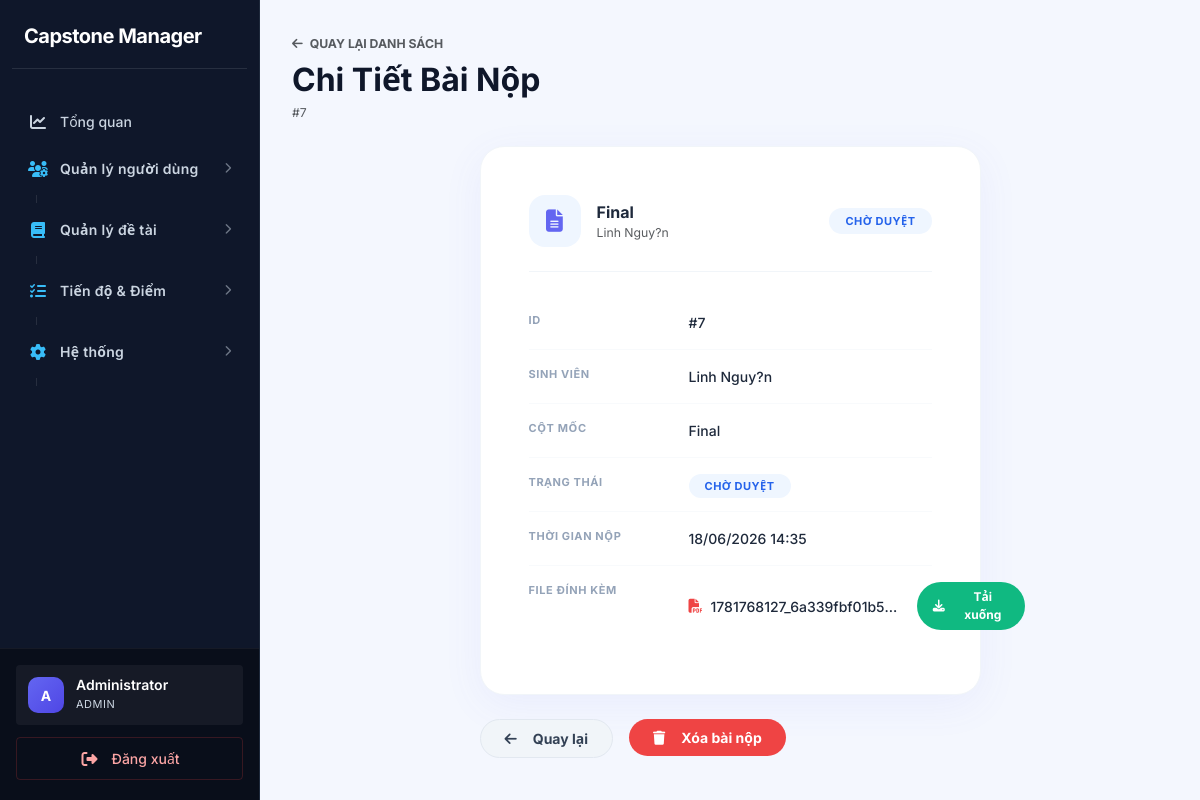
Page /index.php?page=submission-show&id=7 (signed in) on the committed database.
### tables this page shows
CREATE TABLE `submissions` (
  `id` int(11) NOT NULL,
  `student_id` int(11) DEFAULT NULL,
  `topic_id` int(11) DEFAULT NULL,
  `milestone_id` int(11) DEFAULT NULL,
  `file_path` varchar(255) DEFAULT NULL,
  `status` enum('submitted','reviewed','late','revision_required') DEFAULT 'submitted',
  `attempt` int(11) DEFAULT 1,
  `submitted_at` datetime DEFAULT NULL
);

CREATE TABLE `milestones` (
  `id` int(11) NOT NULL,
  `title` enum('proposal','midterm','final') DEFAULT NULL,
  `deadline` datetime DEFAULT NULL,
  `semester_id` int(11) DEFAULT NULL,
  `created_at` timestamp NOT NULL DEFAULT current_timestamp()
);

CREATE TABLE `students` (
  `id` int(11) NOT NULL,
  `user_id` int(11) DEFAULT NULL,
  `full_name` varchar(150) DEFAULT NULL,
  `faculty` varchar(100) DEFAULT NULL,
  `created_at` timestamp NOT NULL DEFAULT current_timestamp(),
  `student_code` varchar(50) DEFAULT NULL
);

### app/controllers/SubmissionController.php (called while the page is built, shortened)
<?php
class SubmissionController {
    private $submissionModel;
    public function __construct() {
        $this->submissionModel = new Submission();
    }
    public function show() {
        $id         = (int)($_GET['id'] ?? 0);
        $submission = $this->submissionModel->find($id);
        require '../app/views/submissions/show.php';
    }
}

### core/Database.php (called while the page is built)
<?php
class Database {
    private static $instance = null;
    private $conn;
    private $host = DB_HOST;
    private $dbname = DB_NAME;
    private $username = DB_USER;
    private $password = DB_PASS;
    private function __construct(){
        try{
            $this->conn = new PDO(
                "mysql:host={$this->host};dbname={$this->dbname};charset=utf8mb4",
                $this->username,
                $this->password
            );
            $this->conn->setAttribute(
                PDO::ATTR_ERRMODE,
                PDO::ERRMODE_EXCEPTION
            );
            $this->conn->setAttribute(
                PDO::ATTR_DEFAULT_FETCH_MODE,
                PDO::FETCH_ASSOC
            );
        }catch(PDOException $e){
            die("Database Error: " . $e->getMessage());
        }
    }
    public static function getInstance(){
        if(self::$instance == null){
            self::$instance = new Database();
        }
        return self::$instance;
    }
    public function getConnection(){
        return $this->conn;
    }
}

### app/models/Submission.php (called while the page is built, shortened)
<?php
class Submission {
    private $conn;
    public function __construct(){
        $this->conn = Database::getInstance()->getConnection();
    }
    public function find($id){
        $stmt = $this->conn->prepare(
            "SELECT submissions.*,
                    students.full_name AS student_name,
                    milestones.title   AS milestone_title
             FROM submissions
             JOIN students   ON students.id   = submissions.student_id
             JOIN milestones ON milestones.id  = submissions.milestone_id
             WHERE submissions.id = ?"
        );
        $stmt->execute([$id]);
        return $stmt->fetch(PDO::FETCH_ASSOC);
    }
}

### app/views/submissions/show.php (the view, shortened to what this page needs)
<?php require '../app/views/layouts/header.php'; ?>
<?php require '../app/views/layouts/sidebar.php'; ?>
<div class="main-content" style="padding: 32px; background: #f4f7fe; min-height: 100vh;">
    <div class="mb-4">
        <a href="index.php?page=submissions"
           class="text-decoration-none text-muted small fw-bold">
            <i class="fa-solid fa-arrow-left me-1"></i> QUAY LẠI DANH SÁCH
        </a>
        <h2 class="fw-bold mt-2 mb-0" style="color:#0f172a">Chi Tiết Bài Nộp</h2>
        <p class="text-muted small mt-1">#<?= $submission['id'] ?></p>
    </div>
    <div class="row justify-content-center">
        <div class="col-lg-7">
            <div class="detail-card p-5">
                <div class="d-flex align-items-center gap-3 mb-4 pb-4" style="border-bottom:1px solid #f1f5f9">
                    <div style="width:52px;height:52px;border-radius:16px;background:#eff6ff;color:#6366f1;display:flex;align-items:center;justify-content:center;font-size:1.4rem;flex-shrink:0">
                        <i class="fa-solid fa-file-lines"></i>
                    </div>
                    <div>
                        <div class="fw-bold" style="color:#1e293b;font-size:16px">
                            <?= htmlspecialchars(ucfirst($submission['milestone_title'] ?? 'Submission')) ?>
                        </div>
                        <div class="text-muted small">
                            <?= htmlspecialchars($submission['student_name'] ?? '—') ?>
                        </div>
                    </div>
                    <?php
                        $status = $submission['status'] ?? 'submitted';
                        $sc = match($status) {
                            'submitted' => 'status-submitted',
                            'reviewed'  => 'status-reviewed',
                            'rejected'  => 'status-rejected',
                            default     => '',
                        };
                        $sl = match($status) {
                            'submitted' => 'Chờ duyệt',
                            'reviewed'  => 'Đã duyệt',
                            'rejected'  => 'Từ chối',
                            default     => ucfirst($status),
                        };
                    ?>
                    <span class="status-pill <?= $sc ?> ms-auto"><?= $sl ?></span>
                </div>
                <div class="info-row">
                    <span class="info-label">ID</span>
                    <span class="info-value">#<?= $submission['id'] ?></span>
                </div>
                <div class="info-row">
                    <span class="info-label">Sinh viên</span>
                    <span class="info-value"><?= htmlspecialchars($submission['student_name'] ?? '—') ?></span>
                </div>
                <div class="info-row">
                    <span class="info-label">Cột mốc</span>
                    <span class="info-value"><?= htmlspecialchars(ucfirst($submission['milestone_title'] ?? '—')) ?></span>
                </div>
                <div class="info-row">
                    <span class="info-label">Trạng thái</span>
                    <span class="info-value">
                        <span class="status-pill <?= $sc ?>"><?= $sl ?></span>
                    </span>
                </div>
                <div class="info-row">
                    <span class="info-label">Thời gian nộp</span>
                    <span class="info-value">
                        <?= $submission['submitted_at']
                            ? date('d/m/Y H:i', strtotime($submission['submitted_at']))
                            : '—' ?>
                    </span>
                </div>
                <div class="info-row">
                    <span class="info-label">File đính kèm</span>
                    <span class="info-value">
                        <?php if (!empty($submission['file_path'])): ?>
                            <?php
                                $ext = strtolower(pathinfo($submission['file_path'], PATHINFO_EXTENSION));
                                $icon = match($ext) {
                                    'pdf'  => ['fa-file-pdf','#ef4444'],
                                    'doc','docx' => ['fa-file-word','#2563eb'],
                                    default => ['fa-file','#64748b'],
                                };
                            ?>
                            <div class="d-flex align-items-center gap-2">
                                <i class="fa-solid <?= $icon[0] ?>" style="color:<?= $icon[1] ?>"></i>
                                <span class="text-truncate" style="max-width:220px">
                                    <?= htmlspecialchars(basename($submission['file_path'])) ?>
                                </span>
                                <a href="assets/uploads/submissions/<?= htmlspecialchars($submission['file_path']) ?>"
                                   target="_blank"
                                   class="btn btn-sm rounded-pill px-3 fw-bold text-white ms-2"
                                   style="background:#10b981;border:none;font-size:12px">
                                    <i class="fa-solid fa-download me-1"></i>Tải xuống
                                </a>
                            </div>
                        <?php else: ?>
                            <span class="text-muted">Không có file</span>
                        <?php endif; ?>
                    </span>
                </div>
            </div>
            <div class="mt-4 d-flex gap-3">
                <a href="index.php?page=submissions"
                   class="btn btn-light rounded-pill px-4 fw-bold">
                    <i class="fa-solid fa-arrow-left me-2"></i>Quay lại
                </a>
                <?php if (in_array($_SESSION['user']['role'], ['admin','lecturer'])): ?>
                    <form action="index.php?page=submission-delete&id=<?= $submission['id'] ?>" method="POST" class="d-inline" onsubmit="return confirm('Bạn có chắc muốn xóa?');">
    <button type="submit" class="btn rounded-pill px-4 fw-bold text-white btn-delete border-0" style="background:#ef4444;border:none">
        <i class="fa-solid fa-trash me-2"></i>Xóa bài nộp
    </button>
</form>
                <?php endif; ?>
            </div>
        </div>
    </div>
</div>
<?php require '../app/views/layouts/footer.php'; ?>

### public/assets/css/style.css (style rules this page uses)
:root { --primary: #0f172a; --primary-hover: #1e293b; --secondary: #475569; --success: #059669; --success-light: #d1fae5; --warning: #d97706; --warning-light: #fef3c7; --danger: #dc2626; --danger-light: #fee2e2; --info: #0284c7; --info-light: #e0f2fe; --sidebar-bg: #0f172a; --sidebar-text: #cbd5e1; --sidebar-hover: #1e293b; --sidebar-w: 260px; --bg: #f8f9fa; --surface: #ffffff; --border: #cbd5e1; --border-light: #e2e8f0; --text: #0f172a; --text-muted: #475569; --text-faint: #94a3b8; --radius-sm: 4px; --radius-md: 6px; --radius-lg: 8px; --radius-xl: 8px; --radius-2xl: 12px; --shadow-sm: 0 1px 2px rgba(0, 0, 0, 0.05); --shadow-md: 0 4px 6px -1px rgba(0, 0, 0, 0.1), 0 2px 4px -1px rgba(0, 0, 0, 0.06); --shadow-lg: 0 10px 15px -3px rgba(0, 0, 0, 0.1), 0 4px 6px -2px rgba(0, 0, 0, 0.05); --shadow-hover: 0 10px 15px -3px rgba(0, 0, 0, 0.1); --font: 'Inter', system-ui, -apple-system, sans-serif; --transition: all 0.2s ease-in-out; }
*, *::before, *::after { box-sizing: border-box; margin: 0; padding: 0; }
body { font-family: var(--font); background: var(--bg); color: var(--text); font-size: 14px; line-height: 1.5; -webkit-font-smoothing: antialiased; }
a { text-decoration: none; color: var(--info); transition: var(--transition); }
.main-content { margin-left: var(--sidebar-w); min-height: 100vh; padding: 32px; background: var(--bg); }
.btn { display: inline-flex; align-items: center; justify-content: center; gap: 8px; padding: 8px 16px; font-size: 14px; font-weight: 600; border: 1px solid transparent; border-radius: 6px; cursor: pointer; transition: all 0.2s ease; line-height: 1.5; }
.btn-light { background: #f1f5f9; color: #334155; border: 1px solid #e2e8f0; }
.btn-sm { padding: 6px 12px; font-size: 13px; }

### app/views/submissions/show.php (style rules this page uses)
.detail-card { background: #fff; border-radius: 24px; box-shadow: 0 10px 40px rgba(99,102,241,.07); border: 1px solid #f1f5f9; }
.info-row { display: flex; align-items: flex-start; padding: 16px 0; border-bottom: 1px solid #f8fafc; }
.info-row:last-child { border-bottom: none; }
.info-label { font-size: 11px; font-weight: 700; color: #94a3b8; text-transform: uppercase; letter-spacing: .6px; min-width: 160px; flex-shrink: 0; }
.info-value { font-size: 14px; color: #1e293b; font-weight: 500; }
.status-pill { font-size: 11px; font-weight: 700; letter-spacing: .5px; text-transform: uppercase; padding: 5px 16px; border-radius: 50px; }
.status-submitted { background:#eff6ff; color:#2563eb; }

### rows in the picture
submissions: id "7", milestone.title "Final", student.full_name "Linh Nguy?n", status "CHỜ DUYỆT", submitted_at "18/06/2026 14:35", file_path "1781768127_6a339fbf01b5…"

### other values in the picture
$avatarChar "A"
$displayName "Administrator"
$_SESSION['user']['role'] "ADMIN"
